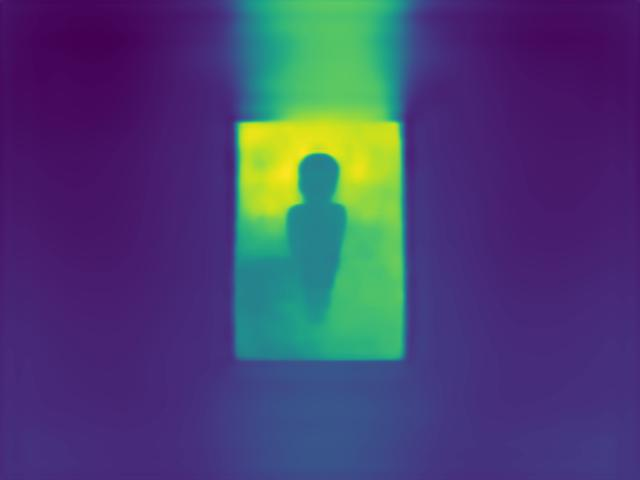
#> input picture resources/depth_adabins/depth_img_0.jpg, 640 x 480 px; its folder holds 4 pictures in this run
$ python remove_pad.py
#> lines starting #> are read from the running program, lines starting #| are printed output that depends on the picture
import os
import cv2

path = "resources/depth_adabins"
out_path = "resources/predicted_adabins"

for file in os.listdir(path):
    img = cv2.imread(os.path.join(path, file))
#> img is the input picture: shape (480, 640, 3); mean B, G, R 114.5, 66, 72.1
    print(img.shape)
#| (480, 640, 3)
    img = img[120:360, 230:410, :]
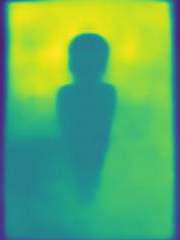
#> img: shape (240, 180, 3); mean B, G, R 102.7, 173.2, 90.2
    print(img.shape)
#| (240, 180, 3)
    cv2.imwrite(os.path.join(out_path,file), img)
#> pass 2 of the loop `for file in os.listdir(path):`:
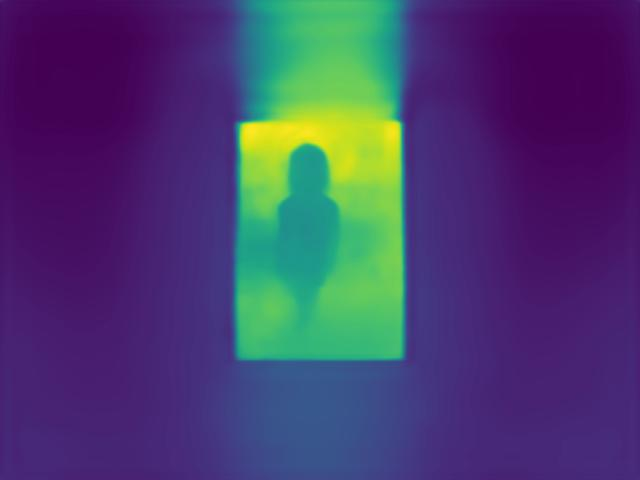
#> input picture resources/depth_adabins/depth_img_1.jpg, 640 x 480 px
#> img is the input picture: shape (480, 640, 3); mean B, G, R 109.9, 62.2, 72
#| (480, 640, 3)
#> `img = img[120:360, 230:410, :]`:
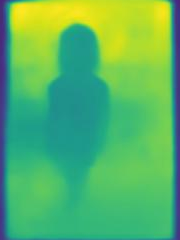
#> img: shape (240, 180, 3); mean B, G, R 102.1, 182, 88
#| (240, 180, 3)
#> pass 3 of the loop `for file in os.listdir(path):`:
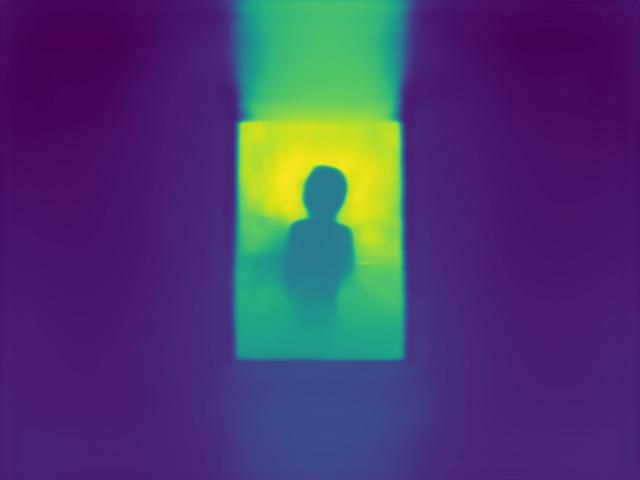
#> input picture resources/depth_adabins/depth_img_10.jpg, 640 x 480 px
#> img is the input picture: shape (480, 640, 3); mean B, G, R 109, 60.3, 73.8
#| (480, 640, 3)
#> `img = img[120:360, 230:410, :]`:
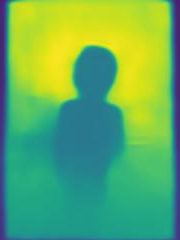
#> img: shape (240, 180, 3); mean B, G, R 98.1, 174.2, 98
#| (240, 180, 3)
#> the loop made 4 passes; the first 3 are shown
